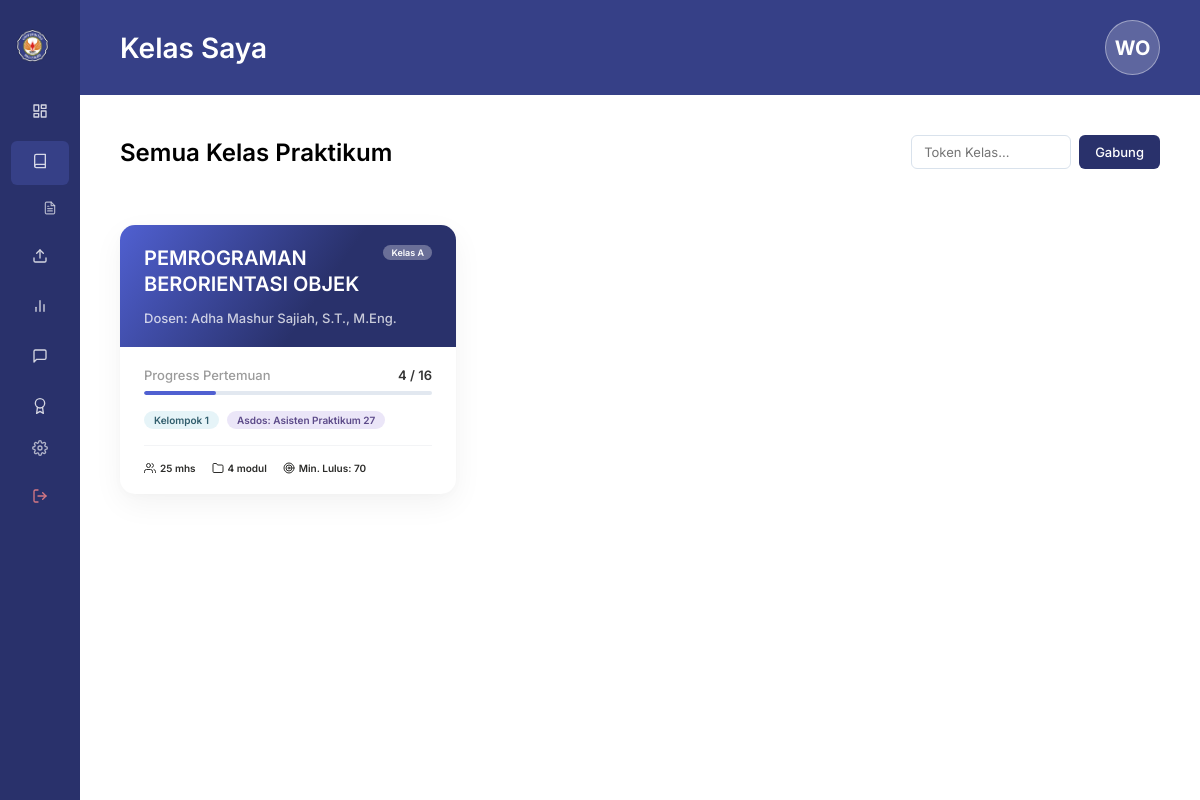
The page /public/index.php?action=my_classes (signed in) on the database its author committed.
### tables this page shows
CREATE TABLE Tabel_Kelompok (
    ID_Kelompok INT AUTO_INCREMENT PRIMARY KEY,
    Nama_Kelompok VARCHAR(100) NOT NULL,
    ID_Kelas INT NOT NULL,
    CONSTRAINT FK_Kelompok_Kelas FOREIGN KEY (ID_Kelas) 
        REFERENCES Tabel_Kelas(ID_Kelas) 
        ON DELETE CASCADE 
        ON UPDATE CASCADE
);

CREATE TABLE Tabel_Kelas (
    ID_Kelas INT AUTO_INCREMENT PRIMARY KEY,
    Nama_Kelas VARCHAR(100) NOT NULL,
    Jadwal VARCHAR(50) DEFAULT NULL,
    Token_Kelas VARCHAR(10) NULL
);

### app/Controllers/DashboardController.php (called while the page is built, shortened)
<?php
require_once __DIR__ . '/../Models/TugasModel.php';
require_once __DIR__ . '/../Models/KelasModel.php';
class DashboardController {
    private $tugasModel;
    private $kelasModel;
    public function __construct() {
        $this->tugasModel = new TugasModel();
        $this->kelasModel = new KelasModel();
    }
    public function myClasses() {
        $userId = $_SESSION['user_id'];
        $role = $_SESSION['active_role'] ?? 'Mahasiswa';
        $classesData = [];
        if ($role === 'Mahasiswa') {
            $studentClasses = $this->kelasModel->getStudentClasses($userId);
            foreach ($studentClasses as $classInfo) {
                $db = (new Database())->getConnection();
                $queryPlotting = "SELECT u.Nama_Lengkap, u.Role FROM Tabel_Plotting_Asisten p
                                  JOIN Tabel_User u ON p.ID_User = u.ID_User
                                  WHERE p.ID_Kelas = :classId";
                $stmt = $db->prepare($queryPlotting);
                $stmt->bindParam(':classId', $classInfo['ID_Kelas']);
                $stmt->execute();
                $plottedUsers = $stmt->fetchAll();
                $lecturer = "Tidak Ada Dosen";
                $assistant = "Tidak Ada Asisten";
                foreach ($plottedUsers as $pu) {
                    if ($pu['Role'] === 'Dosen') {
                        $lecturer = $pu['Nama_Lengkap'];
                    } elseif ($pu['Role'] === 'Asisten') {
                        $assistant = $pu['Nama_Lengkap'];
                    }
                }
                $queryModuls = "SELECT COUNT(*) as total FROM Tabel_Modul WHERE ID_Kelas = :classId";
                $stmtModuls = $db->prepare($queryModuls);
                $stmtModuls->bindParam(':classId', $classInfo['ID_Kelas']);
                $stmtModuls->execute();
                $totalModuls = $stmtModuls->fetch()['total'];
                $queryStudents = "SELECT COUNT(*) as total FROM Tabel_KRS WHERE ID_Kelas = :classId";
                $stmtStudents = $db->prepare($queryStudents);
                $stmtStudents->bindParam(':classId', $classInfo['ID_Kelas']);
                $stmtStudents->execute();
                $totalStudents = $stmtStudents->fetch()['total'];
                $progress = $this->tugasModel->getStudentProgress($userId, $classInfo['ID_Kelas']);
                $schedule = $classInfo['Jadwal'] ?? "Belum Diatur";
                $classesData[] = [
                    'class_id' => $classInfo['ID_Kelas'],
                    'class_name' => $classInfo['Nama_Kelas'],
                    'group_name' => $classInfo['Nama_Kelompok'] ?? 'Belum Terdaftar',
                    'lecturer' => $lecturer,
                    'assistant' => $assistant,
                    'schedule' => $schedule,
                    'total_students' => $totalStudents,
                    'total_modules' => $totalModuls,
                    'submitted_tasks' => $progress['submitted'],
                    'total_tasks' => $progress['total_tasks']
                ];
            }
        }
        require_once __DIR__ . '/../Views/my_classes.php';
    }
}

### app/Models/KelasModel.php (called while the page is built, shortened)
<?php
require_once __DIR__ . '/../../config/database.php';
class KelasModel {
    private $db;
    public function __construct() {
        $database = new Database();
        $this->db = $database->getConnection();
    }
    public function getStudentClasses($userId) {
        try {
            $query = "SELECT k.*, kp.Nama_Kelompok, kp.ID_Kelompok FROM Tabel_Kelas k
                      JOIN Tabel_KRS krs ON k.ID_Kelas = krs.ID_Kelas
                      LEFT JOIN Tabel_Kelompok kp ON krs.ID_Kelompok = kp.ID_Kelompok
                      WHERE krs.ID_User = :userId
                      ORDER BY k.ID_Kelas DESC";
            $stmt = $this->db->prepare($query);
            $stmt->bindParam(':userId', $userId);
            $stmt->execute();
            return $stmt->fetchAll();
        } catch (PDOException $e) {
            return [];
        }
    }
}

### config/database.php (called while the page is built, shortened)
<?php
class Database {
    private $host = "localhost";
    private $db_name = "db_praktikum";
    private $username = "root";
    private $password = "";
    public function getConnection() {
        $this->conn = null;
        $options = [
            PDO::ATTR_ERRMODE => PDO::ERRMODE_EXCEPTION,
            PDO::ATTR_DEFAULT_FETCH_MODE => PDO::FETCH_ASSOC
        ];
        if (defined('PDO::MYSQL_ATTR_INIT_COMMAND')) {
            $options[PDO::MYSQL_ATTR_INIT_COMMAND] = "SET NAMES utf8mb4";
        } else {
            $options[1002] = "SET NAMES utf8mb4";
        }
        try {
            $this->conn = new PDO(
                "mysql:host=" . $this->host . ";dbname=" . $this->db_name,
                $this->username,
                $this->password,
                $options
            );
        } catch (PDOException $exception) {
            error_log("Database Connection Error: " . $exception->getMessage());
            die("Koneksi database gagal. Silakan hubungi administrator.");
        }
        return $this->conn;
    }
}

### app/Models/TugasModel.php (called while the page is built, shortened)
<?php
require_once __DIR__ . '/../../config/database.php';
class TugasModel {
    private $db;
    public function __construct() {
        $database = new Database();
        $this->db = $database->getConnection();
    }
    public function getStudentProgress($userId, $classId = null) {
        if ($classId) {
            $query = "SELECT t.* FROM Tabel_Tugas t JOIN Tabel_Modul m ON t.ID_Modul = m.ID_Modul WHERE m.ID_Kelas = :classId";
            $stmt = $this->db->prepare($query);
            $stmt->bindParam(':classId', $classId);
            $stmt->execute();
            $allTugas = $stmt->fetchAll();
        } else {
            $allTugas = $this->getAllTugas();
        }
        $totalTasks = count($allTugas);
        if ($classId) {
            $query = "SELECT p.ID_Tugas, n.Nilai_Angka, n.Status_Tugas
                      FROM Tabel_Pengumpulan p
                      JOIN Tabel_Tugas t ON p.ID_Tugas = t.ID_Tugas
                      JOIN Tabel_Modul m ON t.ID_Modul = m.ID_Modul
                      LEFT JOIN Tabel_Nilai n ON p.ID_Pengumpulan = n.ID_Pengumpulan
                      WHERE p.ID_User = :userId AND m.ID_Kelas = :classId";
            $stmt = $this->db->prepare($query);
            $stmt->bindParam(':userId', $userId);
            $stmt->bindParam(':classId', $classId);
        }
        $stmt->execute();
        $submissions = $stmt->fetchAll();
        $submittedCount = count($submissions);
        $gradedCount = 0;
        $pendingCount = 0;
        $totalScore = 0;
        foreach ($submissions as $sub) {
            if ($sub['Status_Tugas'] === 'Selesai') {
                $gradedCount++;
                $totalScore += (float)$sub['Nilai_Angka'];
            } elseif ($sub['Status_Tugas'] === 'Revisi' || $sub['Status_Tugas'] === 'Sanggah') {
                $gradedCount++;
                $totalScore += (float)$sub['Nilai_Angka'];
            } else {
                $pendingCount++;
            }
        }
        $missingCount = max(0, $totalTasks - $submittedCount);
        $averageScore = $gradedCount > 0 ? round($totalScore / $gradedCount, 1) : 0;
        return [
            'total_tasks' => $totalTasks,
            'submitted' => $submittedCount,
            'graded' => $gradedCount,
            'pending' => $pendingCount,
            'missing' => $missingCount,
            'average_score' => $averageScore
        ];
    }
}

### app/Views/my_classes.php (the view, shortened to what this page needs)
<?php
$fullName = $_SESSION['name'] ?? 'Guest';
$words = explode(" ", $fullName);
$initials = "";
foreach ($words as $w) {
    $initials .= strtoupper($w[0] ?? '');
}
$initials = substr($initials, 0, 2);
?>
<!DOCTYPE html>
<html lang="id">
<head>
    <link rel="stylesheet" href="/rpl/public/assets/css/style.css">
</head>
<body>
<div class="dashboard-container">
    <aside class="sidebar">
        <div>
            <div class="sidebar-header">
                <img src="/rpl/public/assets/images/logo_uho.png" alt="Logo UHO" class="sidebar-logo">
            </div>
            <?php include __DIR__ . '/components/sidebar_menu.php'; ?>
    </aside>
    <main class="main-workspace">
        <header class="workspace-navbar">
            <h2 class="navbar-title">Kelas Saya</h2>
            <div class="navbar-profile">
                <div class="navbar-avatar"><?= htmlspecialchars($initials) ?></div>
            </div>
        </header>
        <div class="workspace-content">
            <?php if ($role === 'Mahasiswa'): ?>
                <div class="section-heading-row" style="display: flex; justify-content: space-between; align-items: center; margin-bottom: 24px;">
                    <h3 class="section-title">Semua Kelas Praktikum</h3>
                    <form method="POST" action="/rpl/public/index.php?action=join_class" style="display: flex; gap: 8px;">
                        <input type="text" name="token_kelas" placeholder="Token Kelas..." required style="padding: 8px 12px; border: 1px solid #D9E2EC; border-radius: 6px; font-family: 'Inter', sans-serif; font-size: 13px; width: 160px; outline: none;">
                        <button type="submit" style="background-color: #29316B; color: white; border: none; padding: 8px 16px; border-radius: 6px; font-weight: 500; cursor: pointer; font-size: 13px; font-family: 'Inter', sans-serif; transition: background-color 0.2s;" onmouseover="this.style.backgroundColor='#1e2450'" onmouseout="this.style.backgroundColor='#29316B'">Gabung</button>
                    </form>
                </div>
                <div class="classes-grid">
                    <?php if (empty($classesData)): ?>
                        <div style="grid-column: 1 / -1; text-align: center; background: white; padding: 64px 24px; border-radius: 12px; border: 1px solid #E2E8F0;">
                            <svg xmlns="http://www.w3.org/2000/svg" width="48" height="48" viewBox="0 0 24 24" fill="none" stroke="#A0AEC0" stroke-width="1.5" stroke-linecap="round" stroke-linejoin="round" style="margin-bottom: 16px;"><path d="M4 19.5A2.5 2.5 0 0 1 6.5 17H20"></path><path d="M6.5 2H20v20H6.5A2.5 2.5 0 0 1 4 19.5v-15A2.5 2.5 0 0 1 6.5 2z"></path></svg>
                            <h3 style="margin: 0 0 8px 0; color: #2D3748; font-size: 18px; font-weight: 600;">Belum Ada Kelas</h3>
                            <p style="margin: 0; color: #718096; font-size: 14px;">Anda belum bergabung di kelas praktikum manapun.<br>Silakan masukkan Token Kelas dari Dosen Anda di atas.</p>
                        </div>
                    <?php else: ?>
                        <?php
                        $headers = ['class-header-blue', 'class-header-orange', 'class-header-green'];
                        foreach ($classesData as $index => $cls):
                            $headerStyle = $headers[$index % count($headers)];
                            $className = $cls['class_name'];
                            $classBadge = 'Praktikum';
                            if ($cls['class_id'] == 1) {
                                $classBadge = 'Kelas A';
                            } elseif ($cls['class_id'] == 2) {
                                $classBadge = 'Kelas B';
                            } elseif ($cls['class_id'] == 3) {
                                $classBadge = 'Kelas C';
                            }
                        ?>
                            <div class="class-card">
                                <div class="class-card-header <?= $headerStyle ?>">
                                    <div class="class-card-title-row">
                                        <h4 class="class-title"><?= htmlspecialchars($className) ?></h4>
                                        <span class="class-badge"><?= htmlspecialchars($classBadge) ?></span>
                                    </div>
                                    <div class="class-lecturer-info">
                                        Dosen: <?= htmlspecialchars($cls['lecturer']) ?>
                                    </div>
                                </div>
                                <div class="class-card-body">
                                    <div class="progress-section">
                                        <div class="progress-label-row">
                                            <span class="progress-title">Progress Pertemuan</span>
                                            <span class="progress-ratio"><?= htmlspecialchars($cls['total_modules']) ?> / 16</span>
                                        </div>
                                        <div class="progress-bar-bg">
                                            <div class="progress-bar-fill" style="width: <?= ($cls['total_modules'] / 16) * 100 ?>%;"></div>
                                        </div>
                                    </div>
                                    <div class="card-tags-row">
                                        <span class="tag-pill tag-kelompok"><?= htmlspecialchars($cls['group_name']) ?></span>
                                        <span class="tag-pill tag-asdos">Asdos: <?= htmlspecialchars($cls['assistant']) ?></span>
                                    </div>
                                    <div class="card-footer-stats">
                                        <div class="footer-stat-item">
                                            <span><?= htmlspecialchars($cls['total_students']) ?> mhs</span>
                                        </div>
                                        <div class="footer-stat-item">
                                            <svg xmlns="http://www.w3.org/2000/svg" width="12" height="12" viewBox="0 0 24 24" fill="none" stroke="currentColor" stroke-width="2" stroke-linecap="round" stroke-linejoin="round"><path d="M22 19a2 2 0 0 1-2 2H4a2 2 0 0 1-2-2V5a2 2 0 0 1 2-2h5l2 3h9a2 2 0 0 1 2 2z"></path></svg>
                                            <span><?= htmlspecialchars($cls['total_modules']) ?> modul</span>
                                        </div>
                                        <div class="footer-stat-item">
                                            <svg xmlns="http://www.w3.org/2000/svg" width="12" height="12" viewBox="0 0 24 24" fill="none" stroke="currentColor" stroke-width="2" stroke-linecap="round" stroke-linejoin="round"><circle cx="12" cy="12" r="10"></circle><circle cx="12" cy="12" r="6"></circle><circle cx="12" cy="12" r="2"></circle></svg>
                                            <span>Min. Lulus: 70</span>
                                        </div>
                                    </div>
                                </div>
                            </div>
                        <?php endforeach; ?>
                    <?php endif; ?>
                </div>
            <?php endif; ?>
        </div>
    </main>
</div>
</body>
</html>

### rows shown on the page
tabel_kelompok: ID_Kelas.Nama_Kelas "PEMROGRAMAN BERORIENTASI OBJEK", classBadge "Kelas A", lecturer "Adha Mashur Sajiah, S.T., M.Eng.", total_modules "4", Nama_Kelompok "Kelompok 1", assistant "Asisten Praktikum 27", total_students "25"

### other values the page prints
$initials "WO"
